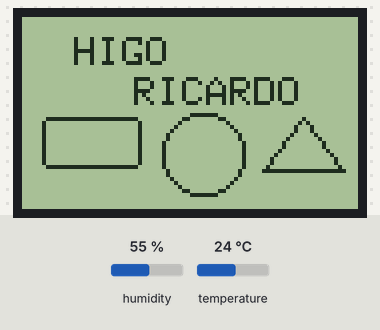
The sketch below on a simulated ESP8266 (NodeMCU). On the bench: 84×48 one-colour display. Inputs (shaded band) come from the test bench; at power-on: temperature 24 °C, humidity 55 %. WiFi joins after 1.5 s; servers stay silent unless stated; network time is answered at once with the bench clock; the local clock reads 2024-03-15 10:24:30 at power-on unless the sketch sets it.

Above: at 2.1 s.
At 13.8 s:
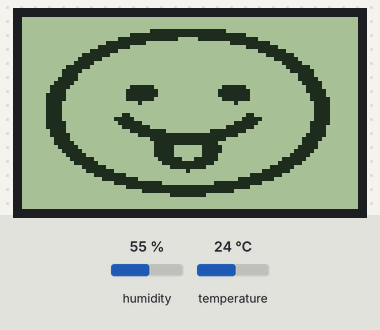
13.9 s: temperature set to 12 °C
At 18.9 s:
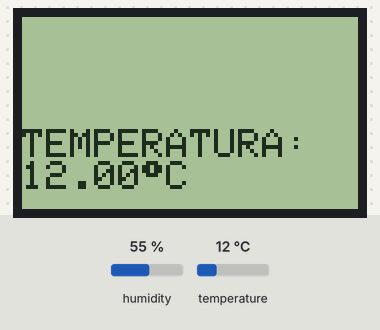
26.1 s: temperature set to 19 °C
At 29.1 s:
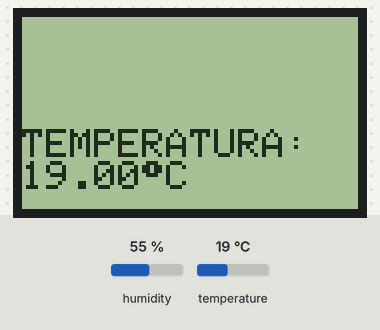
34.6 s: temperature set to 28 °C
At 39.2 s:
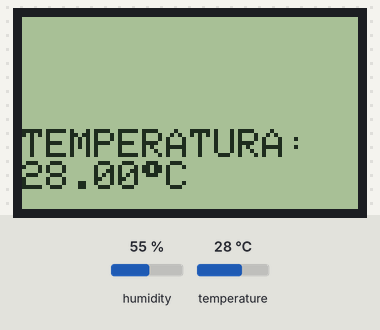
Timing chart, 0 to 40.7 s (numbered marks = the images above; inputs shaded):
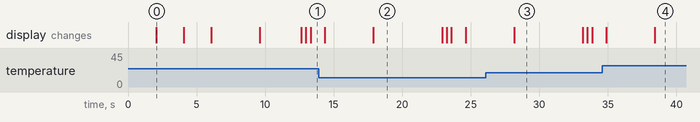

Measured:
- what the display in image 0 shows lasts 2.0 s, from 2.1 s to 4.1 s
- what the display in image 2 shows lasts 5.0 s, from 17.9 s to 22.9 s

The sketch:

rom009_ESP8266_dht11_LCD5110_MultiWiFi_NTP_signalWiFi_ver1.8.ino
```cpp
// (licence header left out)
/*
   A biblioteca Adafruit_GFX deve antecede a biblioteca Adafruit_PCD8544 sob pena de erro na compilação do programa.
   Inspirado no modelo disponível em https://github.com/michielvanhoorn/thingspeak-nodemcu-with-nokia-5110-LCD/blob/master/thingspeak.ino
*/

#include <SPI.h>
#include <Adafruit_GFX.h>
#include <Adafruit_PCD8544.h>


//Cria uma instancia da classe Adafruit_PCD8544 para enviar dados ao LCD
Adafruit_PCD8544 display = Adafruit_PCD8544(D8, D7, D6, D5, D2);
/******************************************(CLK, DIN, DC, CE, RST)*/
const unsigned char Arduino_Logo[] PROGMEM = {
  0, 0, 0, 0, 0, 0, 0, 0, 0, 0, 0,
  0, 0, 0, 0, 0, 0, 0, 0, 0, 0, 0,
  0, 0, 0, 0, 0, 0, 0, 0, 0, 0, 0,
  0, 0, 0, 0, 0, 0, 0, 0, 0, 0, 0,
  0, 0, 0, 0, 0, 0, 0, 0, 0, 0, 0,
  0, 0, 0, 0, 0, 0, 0, 0, 0, 0, 0,
  0, 0, 0, 0, 0, 0, 0, 0, 0, 0, 0,
  0, 0, 0, 0, 0, 0, 0, 0, 0, 29, 192,
  0, 0, 0, 0, 0, 0, 0, 0, 0, 9, 192,
  0, 0, 3, 128, 0, 0, 0, 56, 0, 9, 64,
  0, 0, 255, 255, 0, 0, 15, 255, 224, 0, 0,
  0, 7, 255, 255, 224, 0, 127, 255, 252, 0, 0,
  0, 31, 248, 31, 248, 3, 255, 129, 255, 0, 0,
  0, 63, 128, 1, 254, 7, 248, 0, 63, 192, 0,
  0, 126, 0, 0, 127, 31, 192, 0, 15, 224, 0,
  0, 252, 0, 0, 31, 255, 128, 0, 3, 240, 0,
  1, 248, 0, 0, 15, 254, 0, 48, 1, 240, 0,
  1, 240, 0, 0, 7, 252, 0, 48, 1, 248, 0,
  1, 240, 31, 248, 1, 248, 3, 255, 1, 248, 0,
  1, 240, 0, 0, 3, 248, 0, 48, 1, 248, 0,
  1, 248, 0, 0, 7, 254, 0, 48, 1, 240, 0,
  1, 248, 0, 0, 15, 255, 0, 0, 3, 240, 0, 0,
  252, 0, 0, 63, 191, 128, 0, 7, 224, 0, 0,
  127, 0, 0, 255, 15, 224, 0, 15, 192, 0, 0,
  63, 192, 7, 252, 7, 252, 0, 127, 128, 0, 0, 15,
  255, 255, 240, 1, 255, 255, 254, 0, 0, 0, 3, 255,
  255, 192, 0, 63, 255, 248, 0, 0, 0, 0, 63, 252,
  0, 0, 3, 255, 128, 0, 0, 0, 0, 0, 0,
  0, 0, 0, 0, 0, 0, 0, 0, 0, 0, 0,
  0, 0, 0, 0, 0, 0, 0, 0, 0, 0, 0,
  0, 0, 0, 0, 0, 0, 0, 0, 12, 31, 7, 131, 8,
  254, 49, 131, 0, 0, 0, 30, 24, 196, 115, 8,
  24, 57, 140, 192, 0, 0, 54, 24, 196, 51, 8,
  16, 45, 152, 96, 0, 0, 51, 31, 132, 51, 8, 16,
  39, 152, 96, 0, 0, 99, 25, 132, 99, 24, 24, 35,
  140, 192, 0, 0, 65, 24, 193, 0, 224, 198, 32, 131,
  0, 0, 0, 0, 0, 0, 0, 0, 0, 0, 0,
  0, 0, 0, 0, 0, 0, 0, 0, 0, 0, 0,
  0, 0, 0, 0, 0, 0, 0, 0, 0, 0, 0,
  0, 0, 0, 0, 0, 0, 0, 0, 0, 0, 0,
  0, 0, 0, 0, 0, 0, 0, 0, 0, 0, 0,
  0, 0, 0, 0, 0, 0, 0, 0, 0, 0, 0,
  0, 0, 0, 0, 0, 0, 0, 0, 0, 0, 0,
  0, 0, 0, 0, 0, 0, 0, 0, 0, 0, 0,
  0, 0, 0, 0, 0, 0, 0, 0, 0, 0, 0,
  0, 0, 0, 0, 0, 0, 0, 0, 0, 0, 0,
  0, 0, 0, 0, 0, 0, 0, 0, 0, 0, 0,
  0, 0
};

const unsigned char smiley_1[] PROGMEM = {
  0, 0, 0, 0, 0, 0, 0, 0, 0, 0, 0,
  0, 0, 0, 0, 0, 0, 0, 0, 0, 0, 0,
  0, 0, 0, 0, 0, 0, 0, 0, 0, 0, 0,
  0, 0, 0, 1, 255, 255, 240, 0, 0,
  0, 0, 0, 0, 0, 63, 255, 255, 255,
  0, 0, 0, 0, 0, 0, 1, 255, 255, 255,
  255, 240, 0, 0, 0, 0, 0, 15, 254, 0,
  0, 15, 254, 0, 0, 0, 0, 0, 63, 224,
  0, 0, 0, 255, 128, 0, 0, 0, 0, 254,
  0, 0, 0, 0, 31, 224, 0, 0, 0, 3, 248,
  0, 0, 0, 0, 3, 248, 0, 0, 0, 15, 224,
  0, 0, 0, 0, 0, 252, 0, 0, 0, 31, 128,
  0, 0, 0, 0, 0, 63, 0, 0, 0, 63, 0, 0,
  0, 0, 0, 0, 31, 128, 0, 0, 124, 0, 0,
  0, 0, 0, 0, 7, 192, 0, 0, 248, 0, 0,
  0, 0, 0, 0, 3, 224, 0, 1, 240, 0, 0,
  0, 0, 0, 0, 1, 240, 0, 3, 224, 0, 0,
  0, 0, 0, 0, 0, 248, 0, 3, 224, 0, 63,
  0, 0, 31, 128, 0, 248, 0, 7, 192, 0,
  127, 128, 0, 63, 192, 0, 124, 0, 7, 128,
  0, 127, 192, 0, 63, 224, 0, 124, 0, 15, 128,
  0, 63, 128, 0, 63, 192, 0, 60, 0, 15, 128,
  0, 30, 0, 0, 15, 0, 0, 62, 0, 15, 128, 0, 0,
  0, 0, 0, 0, 0, 62, 0, 15, 0, 0, 0, 0, 0, 0,
  0, 0, 62, 0, 15, 0, 0, 0, 0, 0, 0, 0, 0, 62,
  0, 15, 128, 0, 0, 0, 0, 0, 0, 0, 62, 0, 15,
  128, 0, 0, 0, 0, 0, 0, 0, 62, 0, 15, 128, 0,
  0, 0, 0, 0, 0, 0, 60, 0, 7, 128, 0, 192, 0,
  0, 0, 64, 0, 124, 0, 7, 192, 3, 224, 0, 0,
  0, 248, 0, 124, 0, 3, 192, 1, 248, 0, 0, 3,
  240, 0, 248, 0, 3, 224, 0, 254, 0, 0, 31, 224,
  0, 248, 0, 1, 240, 0, 63, 224, 0, 255, 128, 1,
  240, 0, 0, 248, 0, 15, 255, 255, 254, 0, 3, 224,
  0, 0, 124, 0, 1, 255, 255, 240, 0, 7, 192, 0, 0,
  63, 0, 0, 15, 254, 0, 0, 31, 128, 0, 0, 31, 128,
  0, 0, 0, 0, 0, 63, 0, 0, 0, 15, 224, 0, 0, 0, 0,
  0, 252, 0, 0, 0, 3, 248, 0, 0, 0, 0, 3, 248, 0,
  0, 0, 0, 254, 0, 0, 0, 0, 31, 224, 0, 0, 0, 0,
  63, 224, 0, 0, 0, 255, 128, 0, 0, 0, 0, 15, 254,
  0, 0, 15, 254, 0, 0, 0, 0, 0, 1, 255, 255, 255,
  255, 240, 0, 0, 0, 0, 0, 0, 63, 255, 255, 255,
  0, 0, 0, 0, 0, 0, 0, 1, 255, 255, 240, 0, 0, 0,
  0, 0, 0, 0, 0, 0, 0, 0, 0, 0, 0, 0, 0, 0, 0, 0,
  0, 0, 0, 0, 0, 0, 0, 0, 0, 0, 0, 0, 0, 0, 0, 0, 0, 0
};

const unsigned char smiley_feliz [] PROGMEM = {
  0, 0, 0, 0, 0, 0, 0, 0, 0, 0, 0, 0, 0, 0, 0,
  0, 0, 0, 0, 0, 0, 0, 0, 0, 0, 0, 0, 0, 0, 0,
  0, 0, 0, 0, 0, 0, 0, 7, 254, 0, 0, 0, 0, 0,
  0, 0, 0, 3, 255, 255, 252, 0, 0, 0, 0, 0, 0,
  0, 63, 255, 255, 255, 192, 0, 0, 0, 0, 0, 1,
  255, 224, 0, 127, 248, 0, 0, 0, 0, 0, 7, 252,
  0, 0, 3, 255, 0, 0, 0, 0, 0, 63, 192, 0, 0, 0,
  63, 192, 0, 0, 0, 0, 127, 0, 0, 0, 0, 15, 224,
  0, 0, 0, 1, 248, 0, 0, 0, 0, 1, 248, 0, 0, 0,
  3, 240, 0, 0, 0, 0, 0, 124, 0, 0, 0, 15, 192,
  0, 0, 0, 0, 0, 63, 0, 0, 0, 31, 128, 0, 0, 0,
  0, 0, 15, 128, 0, 0, 62, 0, 0, 0, 0, 0, 0, 7,
  192, 0, 0, 124, 0, 0, 0, 0, 0, 0, 3, 224, 0, 0,
  124, 0, 0, 0, 0, 0, 0, 1, 224, 0, 0, 248, 0, 63,
  128, 0, 31, 192, 1, 240, 0, 0, 240, 0, 255, 240,
  0, 255, 240, 0, 248, 0, 1, 240, 1, 255, 248, 1,
  255, 248, 0, 248, 0, 1, 224, 3, 224, 120, 1, 224,
  124, 0, 120, 0, 1, 224, 3, 192, 124, 3, 224, 60,
  0, 124, 0, 3, 224, 0, 0, 0, 0, 0, 0, 0, 124, 0, 3,
  224, 0, 0, 0, 0, 0, 0, 0, 124, 0, 3, 224, 0, 0, 0,
  0, 0, 0, 0, 60, 0, 3, 224, 0, 0, 0, 0, 0, 0, 0, 124,
  0, 3, 224, 0, 0, 0, 0, 0, 0, 0, 124, 0, 1, 224, 0, 0,
  0, 0, 0, 0, 0, 120, 0, 1, 240, 0, 32, 0, 0, 0, 64, 0,
  120, 0, 1, 240, 0, 240, 0, 0, 0, 248, 0, 248, 0, 0,
  248, 0, 252, 0, 0, 3, 240, 0, 240, 0, 0, 120, 0, 63,
  0, 0, 15, 224, 1, 240, 0, 0, 124, 0, 31, 240, 0, 255,
  128, 3, 224, 0, 0, 62, 0, 7, 255, 255, 254, 0, 7, 192,
  0, 0, 31, 0, 0, 255, 255, 240, 0, 15, 128, 0, 0, 15,
  192, 0, 3, 254, 0, 0, 31, 0, 0, 0, 7, 224, 0, 0, 0, 0,
  0, 126, 0, 0, 0, 1, 248, 0, 0, 0, 0, 1, 252, 0, 0, 0,
  0, 254, 0, 0, 0, 0, 7, 240, 0, 0, 0, 0, 63, 128, 0, 0,
  0, 31, 192, 0, 0, 0, 0, 15, 240, 0, 0, 0, 255, 0, 0,
  0, 0, 0, 3, 255, 128, 0, 31, 252, 0, 0, 0, 0, 0, 0,
  127, 255, 255, 255, 224, 0, 0, 0, 0, 0, 0, 7, 255, 255,
  255, 0, 0, 0, 0, 0, 0, 0, 0, 63, 255, 192, 0, 0, 0, 0,
  0, 0, 0, 0, 0, 0, 0, 0, 0, 0, 0, 0, 0, 0, 0, 0, 0, 0,
  0, 0, 0, 0, 0, 0, 0, 0, 0, 0, 0, 0, 0, 0, 0
};

const unsigned char smiley_sorridente [] PROGMEM = {
  0, 0, 0, 0, 0, 0, 0, 0, 0, 0, 0, 0, 0, 0, 0,
  0, 0, 0, 0, 0, 0, 0, 0, 0, 0, 0, 31, 255, 128,
  0, 0, 0, 0, 0, 0, 0, 7, 255, 255, 254, 0, 0, 0,
  0, 0, 0, 0, 127, 255, 255, 255, 224, 0, 0, 0, 0,
  0, 3, 255, 192, 0, 63, 252, 0, 0, 0, 0, 0, 15, 248,
  0, 0, 1, 255, 0, 0, 0, 0, 0, 127, 128, 0, 0, 0, 31,
  224, 0, 0, 0, 0, 254, 0, 0, 0, 0, 7, 240, 0, 0, 0,
  3, 248, 0, 0, 0, 0, 1, 252, 0, 0, 0, 7, 224, 0, 0,
  0, 0, 0, 126, 0, 0, 0, 31, 128, 0, 0, 0, 0, 0, 31,
  128, 0, 0, 63, 0, 0, 0, 0, 0, 0, 15, 192, 0, 0, 126,
  0, 0, 0, 0, 0, 0, 7, 224, 0, 0, 248, 0, 0, 0, 0, 0,
  0, 3, 240, 0, 0, 248, 0, 0, 0, 0, 0, 0, 1, 240, 0, 1,
  240, 0, 6, 0, 0, 6, 0, 0, 248, 0, 3, 224, 0, 63, 128,
  0, 31, 192, 0, 124, 0, 3, 224, 0, 63, 192, 0, 63, 192,
  0, 124, 0, 3, 192, 0, 63, 192, 0, 63, 192, 0, 60, 0, 7,
  192, 0, 63, 128, 0, 31, 192, 0, 62, 0, 7, 192, 56, 0, 0,
  0, 0, 3, 192, 62, 0, 7, 128, 63, 0, 0, 0, 0, 15, 192, 62,
  0, 7, 128, 63, 128, 0, 0, 0, 31, 192, 30, 0, 7, 192, 7,
  192, 0, 0, 0, 62, 0, 30, 0, 7, 192, 3, 224, 0, 0, 0, 124,
  0, 62, 0, 7, 192, 7, 248, 0, 0, 1, 252, 0, 62, 0, 3, 192,
  15, 255, 0, 0, 15, 255, 0, 60, 0, 3, 224, 63, 191, 248, 1,
  255, 223, 192, 124, 0, 3, 224, 62, 15, 255, 255, 255, 7,
  192, 124, 0, 1, 240, 32, 0, 255, 255, 240, 0, 64, 248, 0,
  0, 248, 0, 0, 3, 252, 0, 0, 1, 240, 0, 0, 252, 0, 0, 0, 0,
  0, 0, 1, 240, 0, 0, 126, 0, 0, 0, 0, 0, 0, 7, 224, 0, 0,
  63, 0, 0, 0, 0, 0, 0, 15, 192, 0, 0, 31, 128, 0, 0, 0, 0,
  0, 31, 128, 0, 0, 7, 224, 0, 0, 0, 0, 0, 126, 0, 0, 0, 3,
  248, 0, 0, 0, 0, 1, 252, 0, 0, 0, 0, 254, 0, 0, 0, 0, 7,
  240, 0, 0, 0, 0, 127, 128, 0, 0, 0, 31, 224, 0, 0, 0, 0,
  15, 248, 0, 0, 1, 255, 0, 0, 0, 0, 0, 3, 255, 192, 0, 63,
  252, 0, 0, 0, 0, 0, 0, 127, 255, 255, 255, 224, 0, 0, 0,
  0, 0, 0, 7, 255, 255, 254, 0, 0, 0, 0, 0, 0, 0, 0, 63,
  255, 192, 0, 0, 0, 0, 0, 0, 0, 0, 0, 0, 0, 0, 0, 0, 0,
  0, 0, 0, 0, 0, 0, 0, 0, 0, 0, 0, 0, 0, 0, 0, 0, 0, 0, 0, 0, 0, 0
};

const unsigned char smiley_lingua [] PROGMEM = {
  0, 0, 0, 0, 0, 0, 0, 0, 0, 0, 0, 0, 0, 0, 0,
  0, 0, 0, 0, 0, 0, 0, 0, 0, 0, 0, 0, 0, 0, 0,
  0, 0, 0, 0, 0, 0, 0, 255, 255, 224, 0, 0, 0,
  0, 0, 0, 0, 31, 255, 255, 255, 0, 0, 0, 0, 0,
  0, 0, 255, 254, 15, 255, 224, 0, 0, 0, 0, 0,
  7, 254, 0, 0, 15, 252, 0, 0, 0, 0, 0, 31, 224,
  0, 0, 0, 255, 0, 0, 0, 0, 0, 127, 0, 0, 0, 0,
  31, 192, 0, 0, 0, 1, 252, 0, 0, 0, 0, 7, 240,
  0, 0, 0, 3, 240, 0, 0, 0, 0, 1, 248, 0, 0, 0,
  7, 192, 0, 0, 0, 0, 0, 124, 0, 0, 0, 31, 128,
  0, 0, 0, 0, 0, 63, 0, 0, 0, 62, 0, 0, 0, 0, 0,
  0, 31, 128, 0, 0, 60, 0, 0, 0, 0, 0, 0, 7, 128,
  0, 0, 124, 0, 0, 0, 0, 0, 0, 7, 192, 0, 0, 248,
  0, 0, 0, 0, 0, 0, 3, 224, 0, 1, 240, 0, 31, 128,
  0, 63, 0, 1, 224, 0, 1, 224, 0, 63, 192, 0, 127,
  128, 1, 240, 0, 3, 224, 0, 63, 192, 0, 127, 128,
  0, 240, 0, 3, 224, 0, 63, 128, 0, 63, 128, 0, 248,
  0, 3, 192, 0, 4, 0, 0, 4, 0, 0, 120, 0, 3, 192, 0,
  0, 0, 0, 0, 0, 0, 120, 0, 3, 192, 0, 0, 0, 0, 0, 0,
  0, 120, 0, 3, 192, 0, 96, 0, 0, 0, 192, 0, 120, 0,
  3, 192, 1, 240, 0, 0, 1, 240, 0, 120, 0, 3, 224, 0,
  252, 0, 0, 7, 224, 0, 248, 0, 3, 224, 0, 127, 0, 0,
  31, 192, 0, 240, 0, 1, 224, 0, 31, 240, 1, 255, 0, 0,
  240, 0, 1, 240, 0, 7, 255, 255, 252, 0, 1, 240, 0, 0,
  240, 0, 0, 255, 255, 224, 0, 3, 224, 0, 0, 248, 0, 0,
  127, 255, 128, 0, 3, 192, 0, 0, 124, 0, 0, 124, 7, 192,
  0, 7, 192, 0, 0, 62, 0, 0, 124, 7, 192, 0, 15, 128, 0,
  0, 31, 0, 0, 124, 7, 128, 0, 31, 0, 0, 0, 15, 192, 0,
  63, 31, 128, 0, 126, 0, 0, 0, 7, 224, 0, 31, 255, 0,
  0, 252, 0, 0, 0, 1, 248, 0, 7, 252, 0, 3, 240, 0, 0,
  0, 0, 254, 0, 0, 64, 0, 15, 224, 0, 0, 0, 0, 63, 192,
  0, 0, 0, 127, 128, 0, 0, 0, 0, 15, 248, 0, 0, 3, 254,
  0, 0, 0, 0, 0, 1, 255, 224, 0, 255, 240, 0, 0, 0, 0,
  0, 0, 63, 255, 255, 255, 128, 0, 0, 0, 0, 0, 0, 3, 255,
  255, 248, 0, 0, 0, 0, 0, 0, 0, 0, 7, 252, 0, 0, 0, 0, 0,
  0, 0, 0, 0, 0, 0, 0, 0, 0, 0, 0, 0, 0, 0, 0, 0, 0, 0, 0,
  0, 0, 0, 0, 0, 0, 0, 0, 0, 0, 0, 0, 0, 0
};


// biblioteca com funções para o WiFi do ESP6288
#include <ESP8266WiFi.h>
#include <ESP8266WiFiMulti.h>
#include <NTPClient.h>
#include <WiFiUdp.h>


//Cria uma instancia da classe ESP8266WiFiMulti para conectar as redes WiFi
ESP8266WiFiMulti wifiMulti;

WiFiUDP udp;
int16_t utc = -3; //UTC -3:00 Brazil
uint32_t tempoAtual = 0;
uint32_t horaCerta = 0;

NTPClient ntp(udp, "a.st1.ntp.br", utc * 3600, 60000);

// biblioteca com funções para o sensor DHT11
#include <DHT.h>
// Pinagem do sensor DHT11 no ESP8266
#define DHTPIN D3

// Indicação do modelo de sensor, no caso DHT 11
#define DHTTYPE DHT11

//Cria uma instancia da classe WifiUDP para enviar e receber dados
DHT dht(DHTPIN, DHT11);

unsigned long tempo;
String umidade, celsius, fahrenheit, hora, rssi;


void setup()
{
  // Inicialização do LCD
  display.begin();
  display.setContrast(60);  // Adjust for your display
  display.clearDisplay();
  display.setCursor(13, 5);
  display.setTextColor(BLACK);
  display.setTextSize(1);
  display.println("HIGO"); /* Text to be displayed */
  display.setCursor(28, 15);
  display.println("RICARDO");
  display.display();
  delay(2000);
  /* Draw rectangle with round edges. Parameters (x_co-ord,y-co-ord,width,height,color) */
  display.drawRoundRect(5, 25, 25, 13, 1, BLACK);
  /* Draw circle. Parameters (x_co-ord of origin,y-co-ord of origin,radius,color) */
  display.drawCircle(45, 34, 10, BLACK);
  /* Draw triangle. Parameters (x0,y0,x1,y1,x2,y2,width,color). (x0,y0), (x1,y1) and (x2,y2) are the co-ord of vertices of the triangle  */
  display.drawTriangle(60, 38, 70, 25, 80, 38, BLACK);
  display.display();
  delay(2000);
  display.clearDisplay();
  display.drawBitmap(0, 0, Arduino_Logo, 84, 48, 1);
  display.display();
  delay(2000);
  display.clearDisplay();


  //Inicialização da conexão WiFi
  startWiFi();
  ntp.begin();
  ntp.update();

  // Inicialização do sensor DHT11
  dht.begin();


}

void clockUpdate() {

  ntp.forceUpdate();
  horaCerta = millis();//Tempo atual em ms
  //Lógica de verificação do tempo
  if (horaCerta - tempoAtual > 500)
  {
    tempoAtual = horaCerta; // Salva o tempo atual
  }
  String hora = "HORA: ";
  hora += String (ntp.getFormattedTime());
  display.println(hora);
  display.setCursor(0, 20);
  String rssi = "WiFi:" ;
  rssi += String (WiFi.RSSI());
  rssi += "dBm";
  display.println(rssi);
  display.display();
  delay(3000);
  display.clearDisplay();
}

void dht11()
{
  /*

    Teste de funcionalidade do DHT11
    if (isnan(umidade) || isnan(celsius) || isnan(fahrenheit) )
    {
     Serial.println(F("Falhou a leitura do sensor DHT!"));
     display.println("Falhou a leitura do sensor DHT!");
     display.display();
     delay(3000);
     display.clearDisplay();
     return
    }
  */
  display.setTextSize(1);
  //Exibição dos dados colhidos pelo DHT11
  String celsius = "TEMPERATURA:  " ;
  celsius += String (dht.readTemperature());
  celsius += char (247);
  celsius += "C" ;
  display.println (celsius);
  display.println ();
  String umidade = "UMIDADE:      " ;
  umidade += String (dht.readHumidity());
  umidade += "%" ;
  display.println (umidade);
  display.display();
  delay(5000);
  display.clearDisplay();

  /******************************************************
    Exibição de dados do sensor DHT11 no monitor serial
    Serial.print(F("UMIDADE: "));
    Serial.print(umidade);
    Serial.println(F("%"));
    Serial.println ("");
    Serial.print ("TEMPERATURA: ");
    Serial.print(celsius);
    Serial.println(F("°C "));
    Serial.println ("");
    Serial.print(fahrenheit);
    Serial.println(F("°F "));
    delay(5000);
    Serial.println ("");
   ********************************************************/
}

void loop()
{
  display.clearDisplay();
  display.drawBitmap(0, 0, smiley_1, 84, 48, 1);
  display.display();
  delay(325);
  display.clearDisplay();
  display.drawBitmap(0, 0, smiley_feliz, 84, 48, 1);
  display.display();
  delay(325);
  display.clearDisplay();
  //display.drawBitmap(0, 0, smiley_sorridente, 84, 48, 1);
  //display.display();
  //delay(325);
  //display.clearDisplay();
  display.drawBitmap(0, 0, smiley_lingua, 84, 48, 1);
  display.display();
  delay(1000);
  display.clearDisplay();
  clockUpdate();
  delay(500);
  dht11();


  /****************************************************************************************
        Signal strength (RSSI) is the usable strength of the radio waves, expressed in
    decibels (db) between 0db (strongest) and -120db (weakest). The closer it is to zero,
    the stronger/cleaner the signal is. For WiFi, the normal range is -45db to -87db.
    Anything below -85db is generally unusable, and over -50db can be considered
    perfect.
    RSSI
    Quality > -50db
    Fantastic ~= -50db
    Great ~= -75db
    Average ~= -85db
    Poor ~= -95db

  *******************************************************************************************/
}


void startWiFi()
{


  display.println();
  display.print("Conectando...");
  display.display();
  delay(2000);
  display.clearDisplay();

  //Coloque aqui as redes wifi necessarias
  wifiMulti.addAP(")o,0(", "riko1234");
  wifiMulti.addAP("NOME_DA_REDE_WIFI_2", "SENHA_DA_REDE_WIFI_2");
  wifiMulti.addAP("NOME_DA_REDE_WIFI_3", "SENHA_DA_REDE_WIFI_3");

  while (wifiMulti.run() != WL_CONNECTED)
  {
    //Aguarda a conexao da rede wifi
    delay(250);
    Serial.print('.');
    display.clearDisplay();
    display.setCursor(0, 5);
    display.println(".");
    display.display();
    delay(500);

  }

  display.println("Connected:\t");
  display.print(WiFi.SSID());
  display.println();
  display.print(WiFi.localIP());
  display.display();
  delay(3000);
  display.clearDisplay();
}


/*
   https://www.arduinoecia.com.br/2018/04/relogio-nodemcu-esp8266-display-oled-ntp.html
   https://www.youtube.com/watch?v=9Ew3R8Qgv5w
   http://www.squids.com.br/arduino/index.php/projetos-arduino/projetos-squids/basico/191-projeto-51-temperatura-e-relogio-digital-com-modulo-rtc-ds3231-para-arduino
   Acessado em 21/04/2019
*/
```
